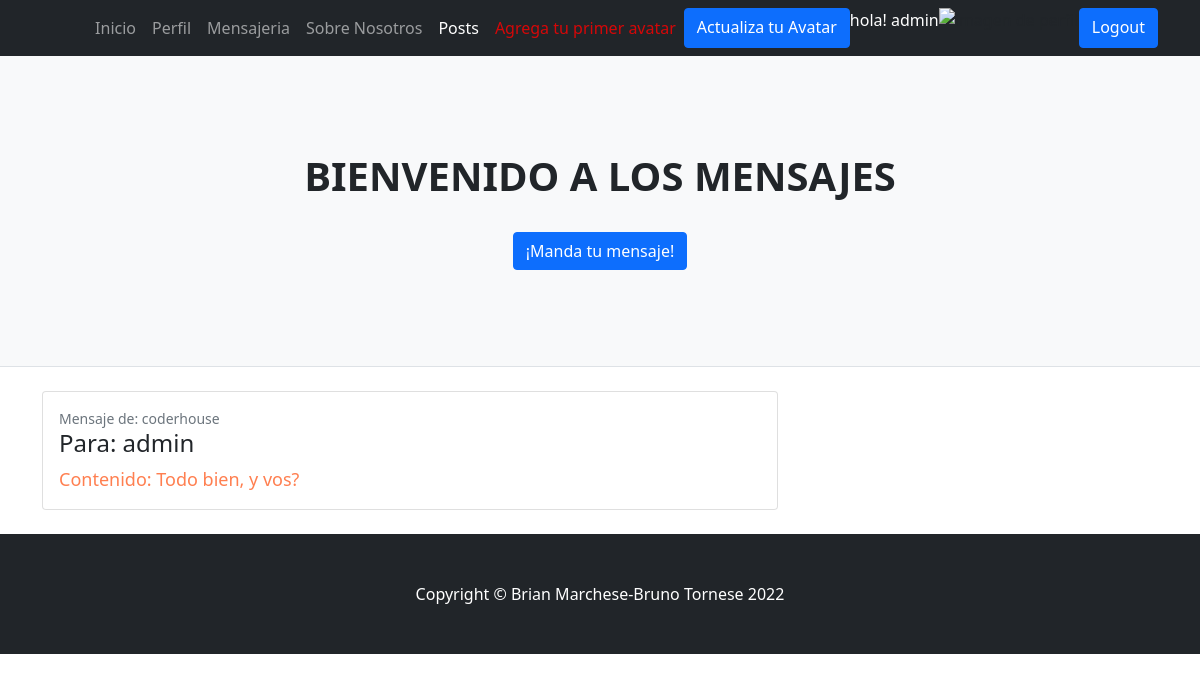
Page /mensajeria/mensajes (signed in) on the committed database.
### mensajeria/models.py (models this page shows)
class mensaje(models.Model):
    emisor = models.ForeignKey(User, on_delete=models.CASCADE, related_name='enviador')#Relacion con el usuario que envia el mensaje
    receptor = models.ForeignKey(User, on_delete=models.CASCADE, related_name='receptor')#Relacion con el usuario que recibe el mensaje
    contenido = models.TextField()#Contenido del mensaje

### mensajeria/views.py (the view)
# urls.py: path('mensajes', mensajes, name='mensajes'), # url para ver los mensajes
@login_required
def mensajes(request):#Funcion para ver los mensajes
    mensajes= mensaje.objects.filter(emisor=request.user)#se obtienen los mensajes del usuario
    mensajes= mensaje.objects.filter(receptor=request.user)
    return render(request, 'mensajes.html', {'mensajes':mensajes})#se redirecciona a la pagina de mensajes con los mensajes obtenidos

### login/templates/mensajes.html
{% extends "padre.html" %}
{% load static %}
{% block titulo %}
<h1 class="fw-bolder">BIENVENIDO A LOS MENSAJES</h1>
<br>
<a class="btn btn-primary" href="{% url 'mensaje_creacion' %}">¡Manda tu mensaje!</a>
{% endblock %}
{% block contenido_que_cambia %}
        <div class="container">
        {% for mensaje in mensajes %}
            <div class="row">
                <div class="col-lg-8">
                    <div class="card mb-4">
                        <div class="card-body">
                            <div class="small text-muted">Mensaje de: {{ mensaje.emisor }}</div>
                            <h4 class="card-title"> Para: {{ mensaje.receptor }}</h4>
                            <p  style="font-size: large; color:coral " class="card-text">Contenido: {{ mensaje.contenido | safe }}</p>
                        </div>
                    </div>
                </div>
            </div>
        {% endfor %}
        </div>
{% endblock %}

### login/templates/padre.html (shortened to what this page needs)
<!DOCTYPE html>
<html lang="en">
    {% load static %}
    <head>
        <link href="{% static 'css\styles.css' %}" rel="stylesheet"/>
    <head>
    <body>
        <nav class="navbar navbar-expand-lg navbar-dark bg-dark">
            <div class="container">
                <div class="collapse navbar-collapse" id="navbarSupportedContent">
                    <ul class="navbar-nav ms-auto mb-2 mb-lg-0">
                        <li class="nav-item"><a class="nav-link" href="{% url 'inicio' %}">Inicio</a></li>
                        <li class="nav-item"><a class="nav-link" href="{% url 'usuario_detalle' %}">Perfil</a></li>
                        <li class="nav-item"><a class="nav-link" href="{% url 'mensajes' %}">Mensajeria</a></li>
                        <li class="nav-item"><a class="nav-link" href="{% url 'about' %}">Sobre Nosotros</a></li>
                        <li class="nav-item"><a class="nav-link active" aria-current="page" href="{% url 'electricos' %}">Posts</a></li>
                        {% if not request.user.is_authenticated %}
                            <a class="btn btn-primary" href="{% url 'login'  %}">Login</a>
                            <p style="color: white;">Si no estas registrado hacelo aca →</p>
                            <a class="btn btn-primary" href="{% url 'register'  %}">Registrate</a>
                        {% else %}
                            <li  class="nav-item"><a  style="color: rgba(255, 0, 0, 0.815);" class="nav-link active" aria-current="page" href="{% url 'nuevo_avatar' %}"> Agrega tu primer avatar</a></li>
                            <a class="btn btn-primary" href="{% url 'agregar_avatar' %}">Actualiza tu Avatar</a>
                            <p style="color: white;">hola! {{ request.user.username }}</p>
                            <img style="width: 140px;" src="{{ imagen }}" alt="imagen de perfil"/>
                            <a class="btn btn-primary" href="{% url 'logout'  %}">Logout</a>
                        {% endif %}
                    </ul>
                </div>
            </div>
        </nav>
        <header class="py-5 bg-light border-bottom mb-4">
            <div class="container">
                <div class="text-center my-5">
                    {% block titulo %}{% endblock %}
                </div>
            </div>
        </header>
        {% block contenido_que_cambia %}{% endblock %}
        <footer class="py-5 bg-dark">
            <div class="container"><p class="m-0 text-center text-white">Copyright &copy; Brian Marchese-Bruno Tornese 2022</p></div>
        </footer>
    </body>
</html>

### rows in the picture
mensaje: emisor "coderhouse", receptor "admin", contenido "Todo bien, y vos?"

### other values in the picture
{{ request.user.username }} "admin"
